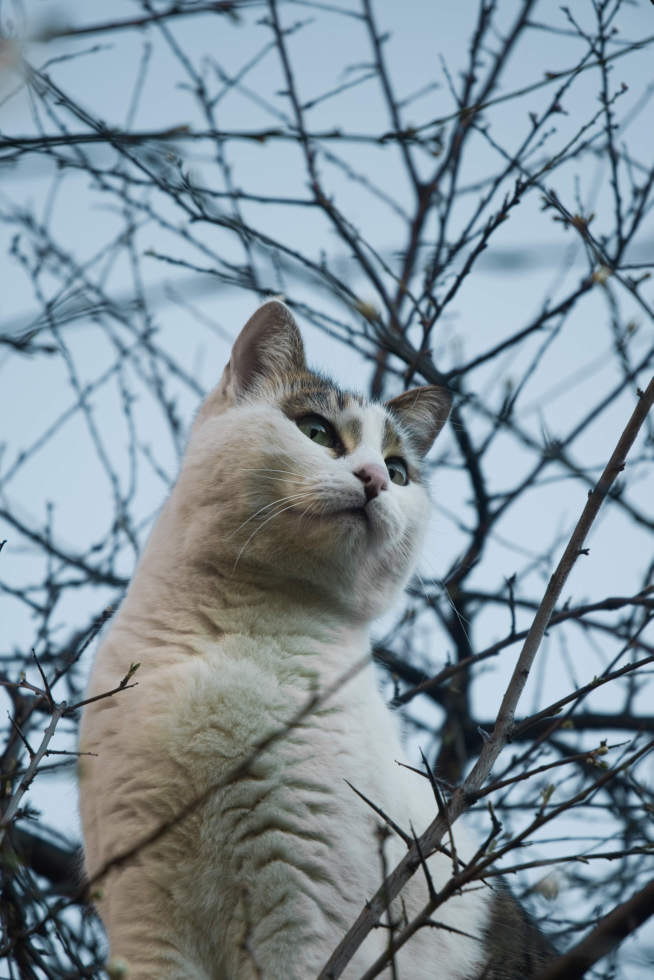
#> input picture experiments/svd-qr/image.jpg, 3266 x 4898 px (shown at 1/5 size)
$ python qr_image_compression.py
#> lines starting #> are read from the running program, lines starting #| are printed output that depends on the picture
from pathlib import Path

import matplotlib.pyplot as plt
import numpy as np
from PIL import Image, ImageOps
from scipy.linalg import qr


ROOT = Path(__file__).resolve().parent
IMAGE_PATH = ROOT / "image.jpg"
OUTPUT_PATH = ROOT / "qr_image_compression.png"

K_VALUES = [5, 20, 50, 100]
MAX_SIDE = 900


def qr_reconstruction(q, matrix, k):
    q_k = q[:, :k]
    return q_k @ (q_k.T @ matrix)


def main():
    image = Image.open(IMAGE_PATH)
#> image is the input picture: PIL image 3266x4898 RGB; mean R, G, B 129.6, 144.7, 153.6
    image = ImageOps.grayscale(image)
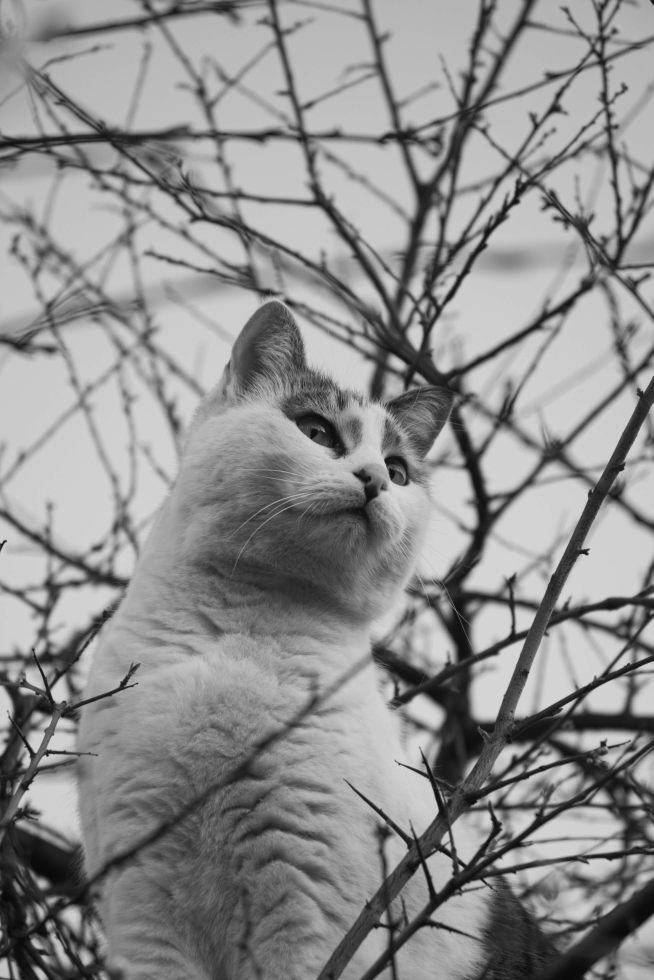
#> image: PIL image 3266x4898 L (shown at 1/5 size); min 6, max 223, mean 141.2
    image.thumbnail((MAX_SIDE, MAX_SIDE), Image.Resampling.LANCZOS)
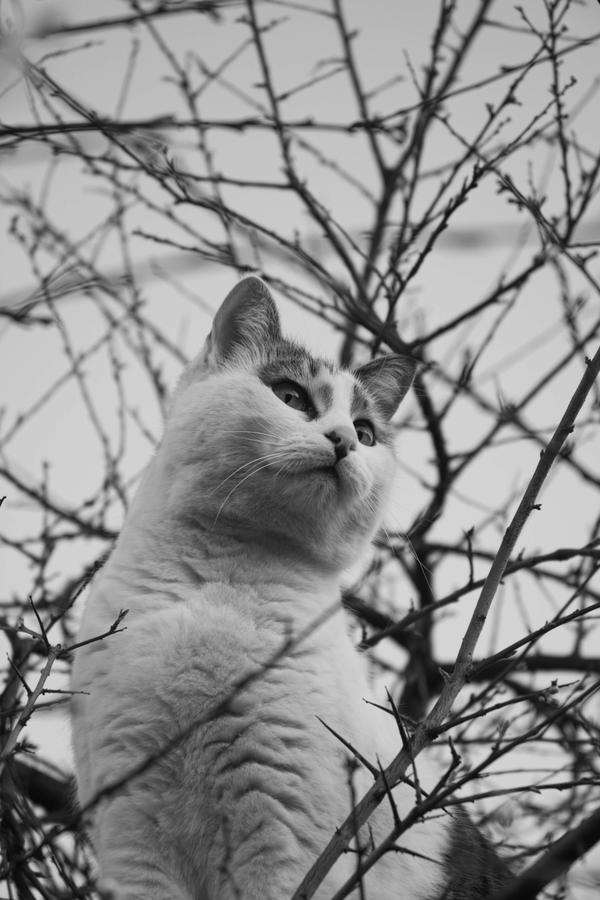
#> image: PIL image 600x900 L; min 10, max 218, mean 141.3

    matrix = np.asarray(image, dtype=float) / 255.0
    q, _, _ = qr(matrix, pivoting=True, mode="economic")
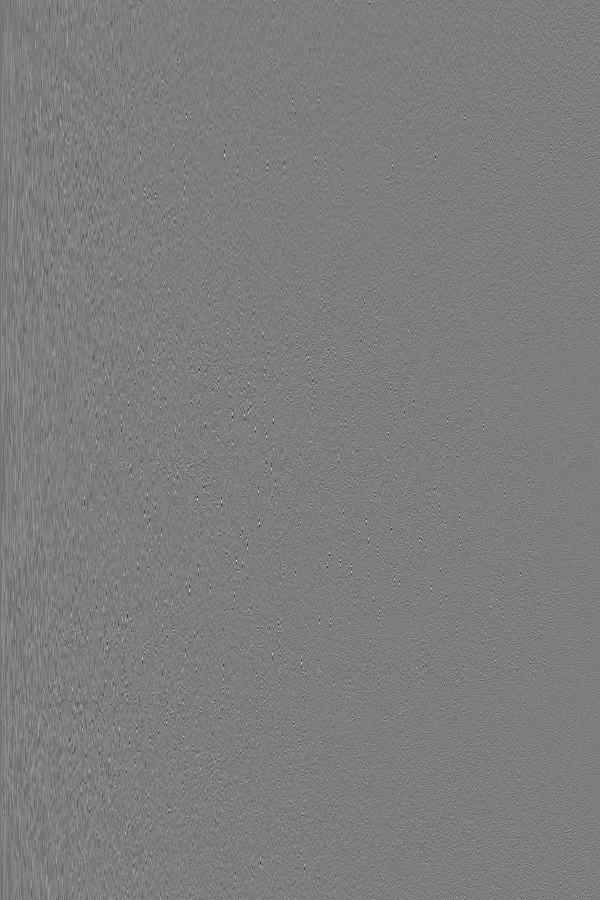
#> q: shape (900, 600) float64; min -0.488, max 0.502, mean -7.41e-05; drawn with min black and max white

    fig, axes = plt.subplots(1, len(K_VALUES) + 1, figsize=(14, 4.6), constrained_layout=True)

    axes[0].imshow(matrix, cmap="gray", vmin=0.0, vmax=1.0)
    axes[0].set_title("Original", fontsize=11)
    axes[0].axis("off")

    for axis, k in zip(axes[1:], K_VALUES):
        approximation = qr_reconstruction(q, matrix, k)
        approximation = np.clip(approximation, 0.0, 1.0)

        axis.imshow(approximation, cmap="gray", vmin=0.0, vmax=1.0)
        axis.set_title(f"$k={k}$", fontsize=11)
        axis.axis("off")
#> this loop made 4 passes
#> pass 1, in main, `approximation = qr_reconstruction(q, matrix, k)`:
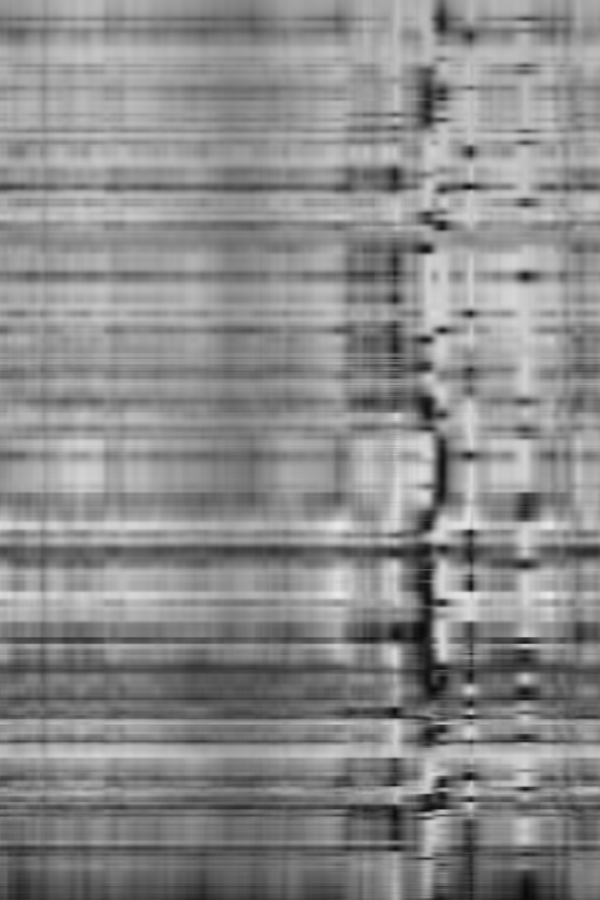
#> approximation: shape (900, 600) float64; min 0.0375, max 0.915, mean 0.545
#> pass 2, in main, `approximation = qr_reconstruction(q, matrix, k)`:
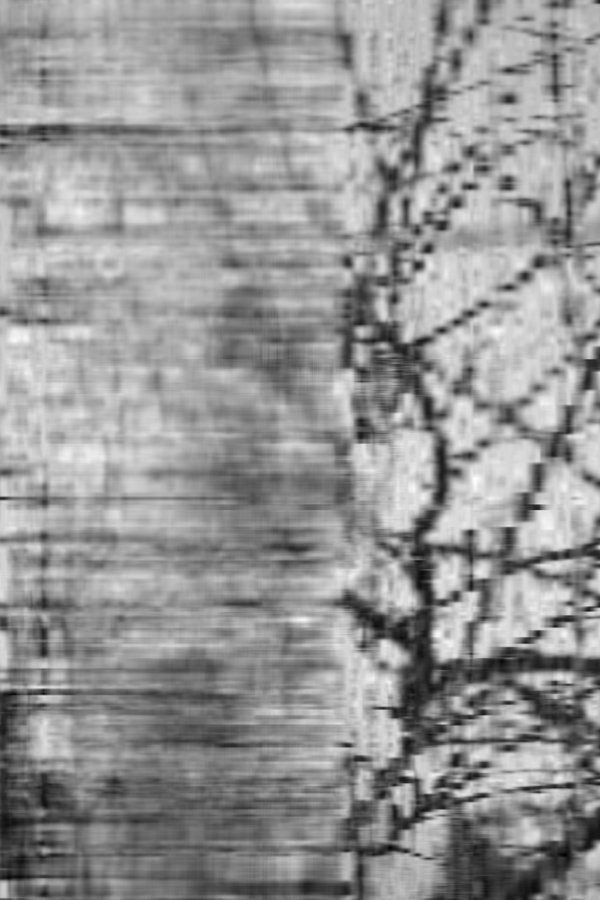
#> approximation: shape (900, 600) float64; min -0.0478, max 0.98, mean 0.553; drawn with min black and max white
#> pass 3, in qr_reconstruction (call 3), `q_k = q[:, :k]`:
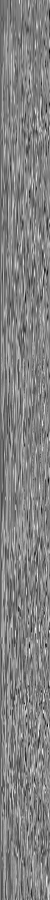
#> q_k: shape (900, 50) float64; min -0.156, max 0.147, mean -0.000971; drawn with min black and max white

    fig.savefig(OUTPUT_PATH, dpi=300, bbox_inches="tight")
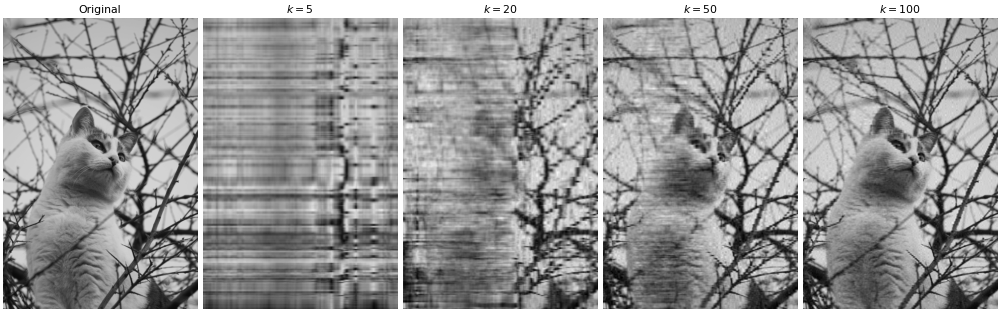
#> figure drawn by matplotlib, 5 panels
    plt.close(fig)


if __name__ == "__main__":
    main()
